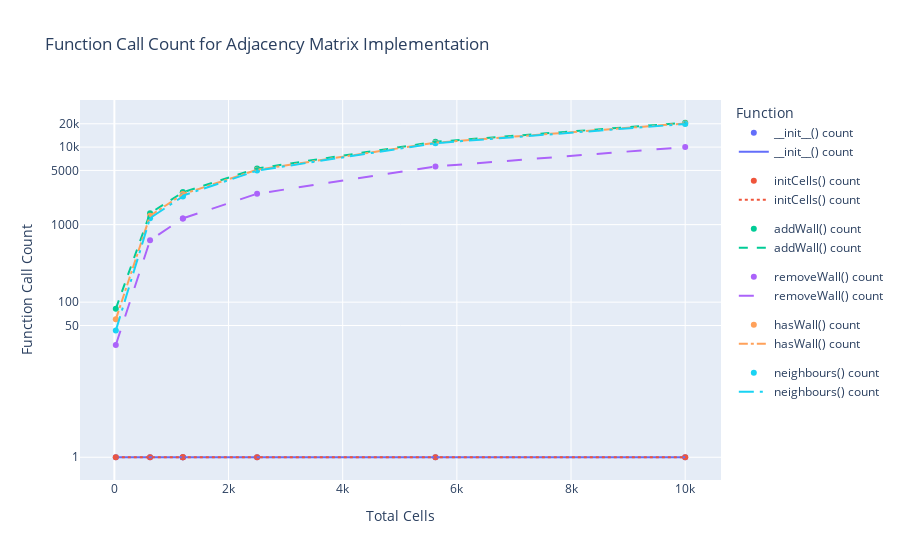

Write notebook code for a chart like this one.
### Code cell
import plotly.graph_objects as go
import plotly.express as px

# Specify the desired functions
functions = ['__init__() count', 'initCells() count', 'addWall() count', 'removeWall() count', 'hasWall() count', 'neighbours() count']

# Define line styles and widths for each function
line_styles = ['solid', 'dot', 'dash', 'longdash', 'dashdot', 'longdashdot']
line_widths = [2, 2, 2, 2, 2, 2]

# Create the scatter plot
fig_scatter = px.scatter(
    data_frame=arrayFunctionsDF,
    x='totalCells',
    y=functions,
    labels={'totalCells': 'Total Cells', '__init__() count': '__init__() count', 'initCells() count': 'initCells() count', 'addWall() count': 'addWall() count', 'removeWall() count': 'removeWall() count', 'hasWall() count': 'hasWall() count', 'neighbours() count': 'neighbours() count'},
    title='Total Cells vs. Function Call Count',
)

# Create the line plot with different line styles and widths
fig_line = px.line(
    data_frame=arrayFunctionsDF,
    x='totalCells',
    y=functions,
    labels={'totalCells': 'Total Cells', '__init__() count': '__init__() count', 'initCells() count': 'initCells() count', 'addWall() count': 'addWall() count', 'removeWall() count': 'removeWall() count', 'hasWall() count': 'hasWall() count', 'neighbours() count': 'neighbours() count'},
)

# Combine the scatter and line plots
fig_combine = go.Figure(data=fig_scatter.data + fig_line.data)

# Update line styles and widths for each trace
for i, trace in enumerate(fig_combine.data[len(functions):]):
    trace.line.dash = line_styles[i]
    trace.line.width = line_widths[i]

# Update the layout with logarithmic y-axis and scientific notation
fig_combine.update_layout(
    title='Function Call Count for Adjacency Matrix Implementation',
    xaxis_title='Total Cells',
    yaxis_title='Function Call Count',
    legend_title='Function',
    yaxis_type='log',
    yaxis_tickvals=[0, 1, 50, 100, 1000, 5000, 10000, 20000],  # Custom tick values
    hoverlabel=dict(namelength=-1)  # Display full hover labels
)

fig_combine.show()

### Figure 1 — Plotly figure (JSON) as saved in the notebook; plotly's stock layout.template omitted (floating-point values rounded to 4 significant figures)
{"data": [{"hovertemplate": "variable=__init__() count<br>Total Cells=%{x}<br>value=%{y}<extra></extra>", "legendgroup": "__init__() count", "marker": {"color": "#636efa", "symbol": "circle"}, "mode": "markers", "name": "__init__() count", "orientation": "v", "showlegend": true, "type": "scatter", "x": [25, 625, 1200, 1200, 2500, 5625, 10000], "xaxis": "x", "y": [1, 1, 1, 1, 1, 1, 1], "yaxis": "y"}, {"hovertemplate": "variable=initCells() count<br>Total Cells=%{x}<br>value=%{y}<extra></extra>", "legendgroup": "initCells() count", "marker": {"color": "#EF553B", "symbol": "circle"}, "mode": "markers", "name": "initCells() count", "orientation": "v", "showlegend": true, "type": "scatter", "x": [25, 625, 1200, 1200, 2500, 5625, 10000], "xaxis": "x", "y": [1, 1, 1, 1, 1, 1, 1], "yaxis": "y"}, {"hovertemplate": "variable=addWall() count<br>Total Cells=%{x}<br>value=%{y}<extra></extra>", "legendgroup": "addWall() count", "marker": {"color": "#00cc96", "symbol": "circle"}, "mode": "markers", "name": "addWall() count", "orientation": "v", "showlegend": true, "type": "scatter", "x": [25, 625, 1200, 1200, 2500, 5625, 10000], "xaxis": "x", "y": [82, 1402, 2612, 2612, 5302, 11702, 20602], "yaxis": "y"}, {"hovertemplate": "variable=removeWall() count<br>Total Cells=%{x}<br>value=%{y}<extra></extra>", "legendgroup": "removeWall() count", "marker": {"color": "#ab63fa", "symbol": "circle"}, "mode": "markers", "name": "removeWall() count", "orientation": "v", "showlegend": true, "type": "scatter", "x": [25, 625, 1200, 1200, 2500, 5625, 10000], "xaxis": "x", "y": [28, 628, 1203, 1203, 2503, 5628, 10003], "yaxis": "y"}, {"hovertemplate": "variable=hasWall() count<br>Total Cells=%{x}<br>value=%{y}<extra></extra>", "legendgroup": "hasWall() count", "marker": {"color": "#FFA15A", "symbol": "circle"}, "mode": "markers", "name": "hasWall() count", "orientation": "v", "showlegend": true, "type": "scatter", "x": [25, 625, 1200, 1200, 2500, 5625, 10000], "xaxis": "x", "y": [60, 1300, 2470, 2470, 5100, 11400, 20200], "yaxis": "y"}, {"hovertemplate": "variable=neighbours() count<br>Total Cells=%{x}<br>value=%{y}<extra></extra>", "legendgroup": "neighbours() count", "marker": {"color": "#19d3f3", "symbol": "circle"}, "mode": "markers", "name": "neighbours() count", "orientation": "v", "showlegend": true, "type": "scatter", "x": [25, 625, 1200, 1200, 2500, 5625, 10000], "xaxis": "x", "y": [43, 1213, 2313, 2364, 4981, 11232, 19886], "yaxis": "y"}, {"hovertemplate": "variable=__init__() count<br>Total Cells=%{x}<br>value=%{y}<extra></extra>", "legendgroup": "__init__() count", "line": {"color": "#636efa", "dash": "solid", "width": 2}, "marker": {"symbol": "circle"}, "mode": "lines", "name": "__init__() count", "orientation": "v", "showlegend": true, "type": "scatter", "x": [25, 625, 1200, 1200, 2500, 5625, 10000], "xaxis": "x", "y": [1, 1, 1, 1, 1, 1, 1], "yaxis": "y"}, {"hovertemplate": "variable=initCells() count<br>Total Cells=%{x}<br>value=%{y}<extra></extra>", "legendgroup": "initCells() count", "line": {"color": "#EF553B", "dash": "dot", "width": 2}, "marker": {"symbol": "circle"}, "mode": "lines", "name": "initCells() count", "orientation": "v", "showlegend": true, "type": "scatter", "x": [25, 625, 1200, 1200, 2500, 5625, 10000], "xaxis": "x", "y": [1, 1, 1, 1, 1, 1, 1], "yaxis": "y"}, {"hovertemplate": "variable=addWall() count<br>Total Cells=%{x}<br>value=%{y}<extra></extra>", "legendgroup": "addWall() count", "line": {"color": "#00cc96", "dash": "dash", "width": 2}, "marker": {"symbol": "circle"}, "mode": "lines", "name": "addWall() count", "orientation": "v", "showlegend": true, "type": "scatter", "x": [25, 625, 1200, 1200, 2500, 5625, 10000], "xaxis": "x", "y": [82, 1402, 2612, 2612, 5302, 11702, 20602], "yaxis": "y"}, {"hovertemplate": "variable=removeWall() count<br>Total Cells=%{x}<br>value=%{y}<extra></extra>", "legendgroup": "removeWall() count", "line": {"color": "#ab63fa", "dash": "longdash", "width": 2}, "marker": {"symbol": "circle"}, "mode": "lines", "name": "removeWall() count", "orientation": "v", "showlegend": true, "type": "scatter", "x": [25, 625, 1200, 1200, 2500, 5625, 10000], "xaxis": "x", "y": [28, 628, 1203, 1203, 2503, 5628, 10003], "yaxis": "y"}, {"hovertemplate": "variable=hasWall() count<br>Total Cells=%{x}<br>value=%{y}<extra></extra>", "legendgroup": "hasWall() count", "line": {"color": "#FFA15A", "dash": "dashdot", "width": 2}, "marker": {"symbol": "circle"}, "mode": "lines", "name": "hasWall() count", "orientation": "v", "showlegend": true, "type": "scatter", "x": [25, 625, 1200, 1200, 2500, 5625, 10000], "xaxis": "x", "y": [60, 1300, 2470, 2470, 5100, 11400, 20200], "yaxis": "y"}, {"hovertemplate": "variable=neighbours() count<br>Total Cells=%{x}<br>value=%{y}<extra></extra>", "legendgroup": "neighbours() count", "line": {"color": "#19d3f3", "dash": "longdashdot", "width": 2}, "marker": {"symbol": "circle"}, "mode": "lines", "name": "neighbours() count", "orientation": "v", "showlegend": true, "type": "scatter", "x": [25, 625, 1200, 1200, 2500, 5625, 10000], "xaxis": "x", "y": [43, 1213, 2313, 2364, 4981, 11232, 19886], "yaxis": "y"}], "layout": {"autosize": true, "hoverlabel": {"namelength": -1}, "legend": {"title": {"text": "Function"}}, "title": {"text": "Function Call Count for Adjacency Matrix Implementation"}, "xaxis": {"autorange": true, "range": [-582.7, 10610.0], "title": {"text": "Total Cells"}, "type": "linear"}, "yaxis": {"autorange": true, "range": [-0.356, 4.67], "tickvals": [0, 1, 50, 100, 1000, 5000, 10000, 20000], "title": {"text": "Function Call Count"}, "type": "log"}}}
